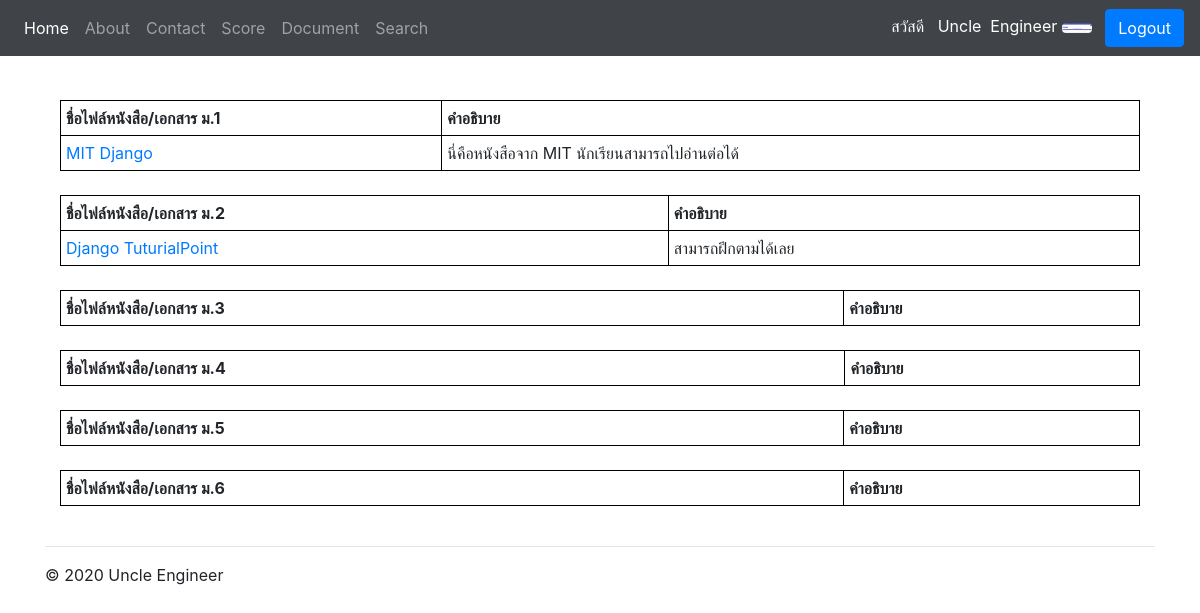
/document/ (signed in), run on the app's committed database.
### school/models.py (models this page shows, shortened)
class Profile(models.Model):
	user = models.OneToOneField(User,on_delete=models.CASCADE)
	photoprofile = models.ImageField(default='default.png',upload_to='photo_profile',blank=True,null=True)
	usertype = models.CharField(max_length=100,null=True,blank=True,default='student')

class DocumentUpload(models.Model):
	levellist = ( ('ม.1','ม.1'),
			  ('ม.2','ม.2'),
			  ('ม.3','ม.3'),
			  ('ม.4','ม.4'),
			  ('ม.5','ม.5'),
			  ('ม.6','ม.6'))
	level = models.CharField(max_length=100, choices=levellist, default='ม.1')
	document_name = models.CharField(max_length=100)
	document = models.FileField(upload_to='alldocument')
	other = models.TextField(blank=True,null=True)

### school/views.py (the view)
# urls.py: path('document/',ShowDocument,name='document-page')
def ShowDocument(request):
	document = DocumentUpload.objects.all() #ดึงค่ามาจาก database ทั้งหมด
	context = {'document':document}
	return render(request, 'school/document.html', context)

### school/template/school/document.html (shortened to what this page needs)
{% extends 'school/base.html' %}
{% block content %}
<div class="container">
  <center>
  <table style="width:100%">
  	<tr><th>ชื่อไฟล์หนังสือ/เอกสาร ม.1</th><th>คำอธิบาย</th></tr>
  {% for dc in document %}
  		{% if dc.level == 'ม.1' %}
		      <tr><td><a href="{{dc.document.url}}">{{dc.document_name}}</a></td><td>{{dc.other}}</td></tr>
		{% endif %}
  {% endfor %}
  </table><br>
    <table style="width:100%">
  	<tr><th>ชื่อไฟล์หนังสือ/เอกสาร ม.2</th><th>คำอธิบาย</th></tr>
  {% for dc in document %}
  		{% if dc.level == 'ม.2' %}
		      <tr><td><a href="{{dc.document.url}}">{{dc.document_name}}</a></td><td>{{dc.other}}</td></tr>
		{% endif %}
  {% endfor %}
  </table><br>
    <table style="width:100%">
  	<tr><th>ชื่อไฟล์หนังสือ/เอกสาร ม.3</th><th>คำอธิบาย</th></tr>
  </table><br>
    <table style="width:100%">
  	<tr><th>ชื่อไฟล์หนังสือ/เอกสาร ม.4</th><th>คำอธิบาย</th></tr>
  </table><br>
    <table style="width:100%">
  	<tr><th>ชื่อไฟล์หนังสือ/เอกสาร ม.5</th><th>คำอธิบาย</th></tr>
  </table><br>
    <table style="width:100%">
  	<tr><th>ชื่อไฟล์หนังสือ/เอกสาร ม.6</th><th>คำอธิบาย</th></tr>
  </table><br>
  </center>
</div>
{% endblock content %}

### school/template/school/base.html (shortened to what this page needs)
<!doctype html>
<html lang="en">
  <head>
    <link rel="stylesheet" href="https://maxcdn.bootstrapcdn.com/bootstrap/4.4.1/css/bootstrap.min.css">
    <link rel="stylesheet" href="https://cdnjs.cloudflare.com/ajax/libs/font-awesome/4.7.0/css/font-awesome.min.css">
  </head>
  <body>
    <nav class="navbar navbar-expand-md navbar-dark fixed-top" style='background-color: #404347;'>
  <div class="collapse navbar-collapse" id="navbarsExampleDefault">
    <ul class="navbar-nav mr-auto">
      <li class="nav-item active">
        <a class="nav-link" href="{% url 'home-page' %}">Home <span class="sr-only">(current)</span></a>
      </li>
      <li class="nav-item">
        <a class="nav-link" href="{% url 'about-page' %}">About</a>
      </li>
      <li class="nav-item">
        <a class="nav-link" href="{% url 'contact-page' %}">Contact</a>
      </li>
      <li class="nav-item">
        <a class="nav-link" href="{% url 'score-page' %}">Score</a>
      </li>
      {% if user.is_authenticated %}
        <li class="nav-item">
            <a class="nav-link" href="{% url 'document-page' %}">Document</a>
        </li>
            {% if user.profile.usertype == 'teacher' %}
            <li class="nav-item">
              <a class="nav-link" href="{% url 'search-page' %}">Search</a>
            </li>
            {% endif %}
      {% endif %}
    </ul>
    <div>
        {% if user.is_authenticated %}
       <a href="{% url 'edit-profile' %}"> <font color="white">สวัสดี &nbsp {{user.first_name}}&nbsp&nbsp{{user.last_name}}</font> </a>
              {% if user.profile.photoprofile %}
                  <img src="{{user.profile.photoprofile.url}}" width="30" class="rounded">
              {% endif %}
            &nbsp <a class="btn btn-primary" href="{% url 'logout' %}">Logout</a>
        {% else %}
          <a class="btn btn-primary" href="{% url 'register-page' %}">Register</a>&nbsp
          <a class="btn btn-primary" href="{% url 'login' %}">Login</a>
        {% endif %}
    </div>
  </div>
</nav>
<main role="main">
  <div class="container">
   {% block content %}
   {% endblock %}
    <hr>
  </div>
</main>
<footer class="container">
  <p>&copy; 2020 Uncle Engineer</p>
</footer>
</body>
</html>

### school/template/school/base.html (style rules this page uses)
table, th, td { border: 1px solid black; border-collapse: collapse; }
th, td { padding: 5px; text-align: left; }

### data on the page
DocumentUpload: document_name "MIT Django", other "นี่คือหนังสือจาก MIT นักเรียนสามารถไปอ่านต่อได้"
DocumentUpload: document_name "Django TuturialPoint", other "สามารถฝึกตามได้เลย"

### other printed values
{{ user.first_name }} "Uncle"
{{ user.last_name }} "Engineer"
